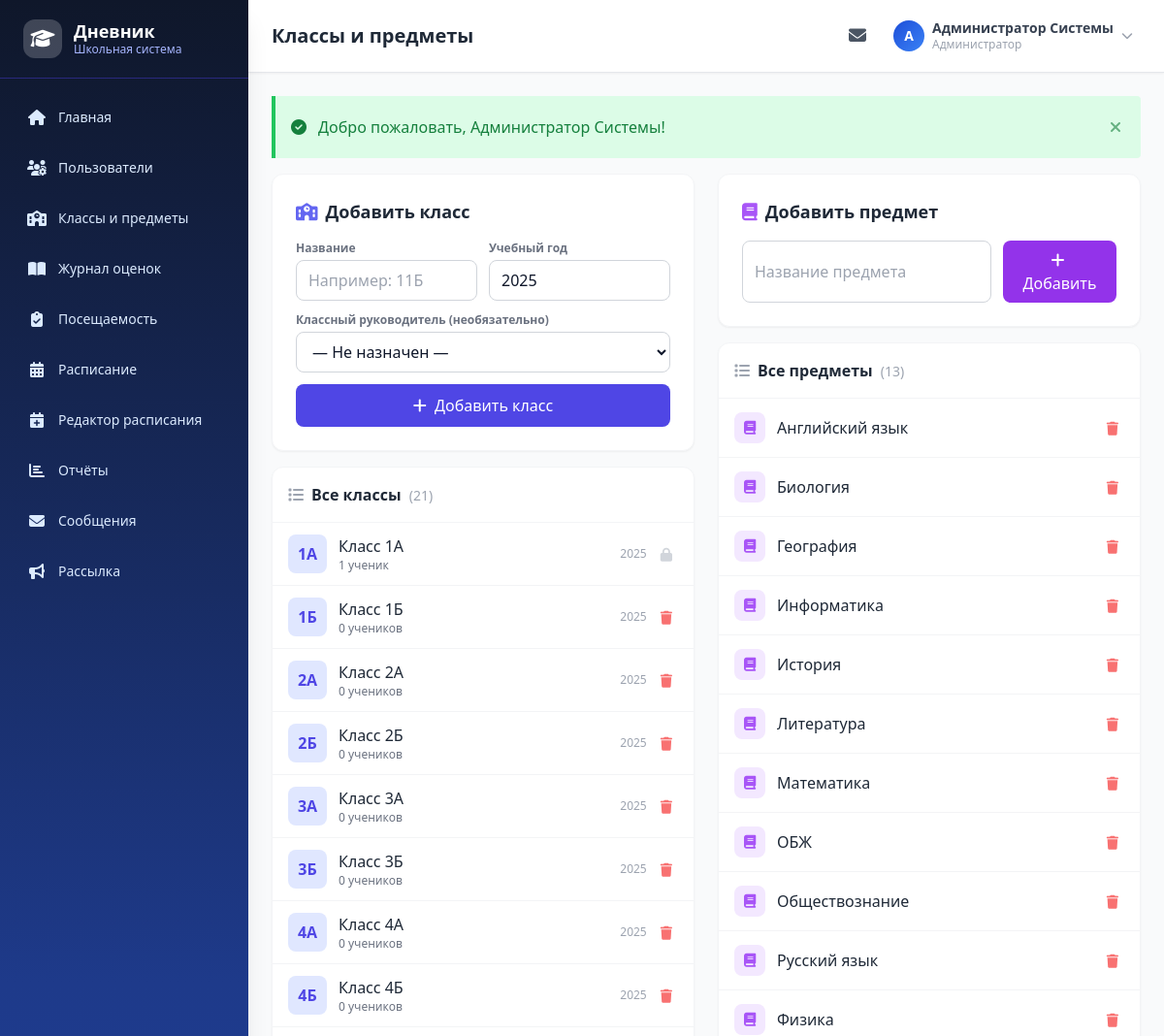
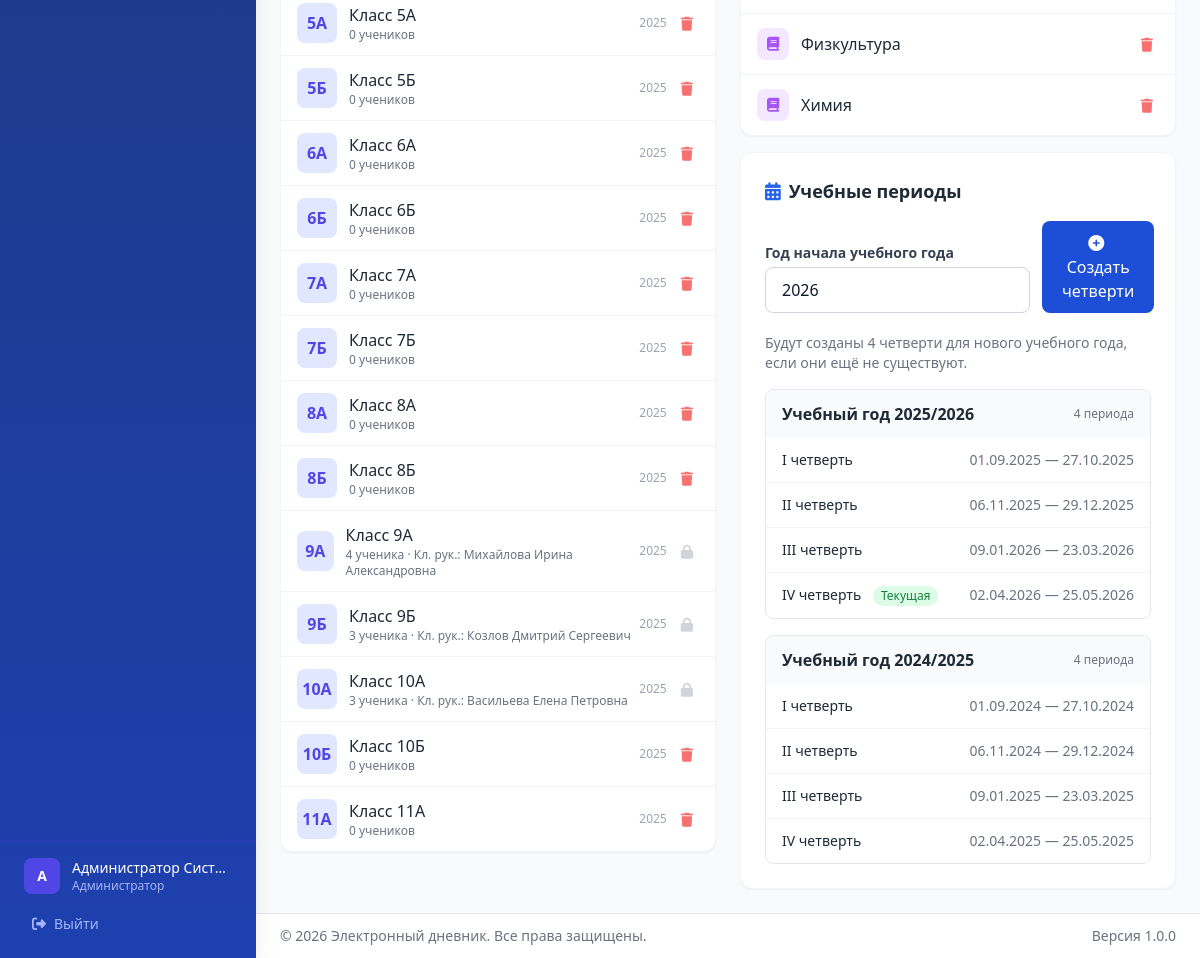
The page /users/classes (signed in) on the database its author committed (2 pictures, top to bottom).
### tables this page shows
CREATE TABLE `classes` (
  `id` int NOT NULL,
  `name` varchar(10) NOT NULL,
  `year` int NOT NULL,
  `class_teacher_id` int DEFAULT NULL
);

CREATE TABLE `subjects` (
  `id` int NOT NULL,
  `name` varchar(100) NOT NULL
);

CREATE TABLE `terms` (
  `id` int NOT NULL,
  `name` varchar(50) NOT NULL,
  `start_date` date NOT NULL,
  `end_date` date NOT NULL,
  `year` int NOT NULL,
  `is_current` tinyint(1) DEFAULT '0'
);

### controllers/UserController.php (called while the page is built, shortened)
<?php
class UserController {
    private $classModel;
    private $subjectModel;
    private $termModel;
    public function __construct() {
        require_once __DIR__ . '/../models/ClassModel.php';
        require_once __DIR__ . '/../models/Subject.php';
        require_once __DIR__ . '/../models/Term.php';
        $this->classModel = new ClassModel();
        $this->subjectModel = new Subject();
        $this->termModel = new Term();
    }
    public function classes() {
$classes = $this->classModel->getAll();
$subjects = $this->subjectModel->getAll();
$terms = $this->termModel->getAll();
$availableYears = $this->termModel->getAvailableYears();
require __DIR__ . '/../views/layout/header.php';
require __DIR__ . '/../views/users/classes.php';
require __DIR__ . '/../views/layout/footer.php';
    }
}

### config/database.php (called while the page is built, shortened)
<?php
function getDB() {
    static $pdo = null;
    if ($pdo === null) {
        $dsn = sprintf(
            'mysql:host=%s;port=%s;dbname=%s;charset=%s',
            DB_HOST, DB_PORT, DB_NAME, DB_CHARSET
        );
        $options = [
            PDO::ATTR_ERRMODE            => PDO::ERRMODE_EXCEPTION,
            PDO::ATTR_DEFAULT_FETCH_MODE => PDO::FETCH_ASSOC,
            PDO::ATTR_EMULATE_PREPARES   => false,
            PDO::MYSQL_ATTR_INIT_COMMAND => "SET NAMES " . DB_CHARSET,
        ];
        try {
            $pdo = new PDO($dsn, DB_USER, DB_PASS, $options);
        } catch (PDOException $e) {
            if (defined('APP_DEBUG') && APP_DEBUG) {
                die('Ошибка подключения к БД: ' . $e->getMessage());
            } else {
                die('Ошибка подключения к базе данных.');
            }
        }
    }
    return $pdo;
}

### models/ClassModel.php (called while the page is built, shortened)
<?php
class ClassModel {
    private $db;
    public function __construct() {
        $this->db = getDB();
    }
    public function getAll($year = null) {
        $sql = "
            SELECT c.*, u.full_name as teacher_name,
                   (SELECT COUNT(*) FROM students s
                    JOIN users us ON s.user_id = us.id
                    WHERE s.class_id = c.id AND us.is_active = 1) as student_count
            FROM classes c
            LEFT JOIN teachers t ON c.class_teacher_id = t.id
            LEFT JOIN users u ON t.user_id = u.id
        ";
        $params = [];
        $sql .= " ORDER BY CAST(REGEXP_SUBSTR(c.name, '^[0-9]+') AS UNSIGNED) ASC, c.name ASC";
        $stmt = $this->db->prepare($sql);
        $stmt->execute($params);
        return $stmt->fetchAll();
    }
}

### models/Subject.php (called while the page is built, shortened)
<?php
class Subject {
    private $db;
    public function __construct() {
        $this->db = getDB();
    }
    public function getAll() {
        $stmt = $this->db->query("SELECT * FROM subjects ORDER BY name");
        return $stmt->fetchAll();
    }
}

### models/Term.php (called while the page is built, shortened)
<?php
class Term {
    private $db;
    public function __construct() {
        $this->db = getDB();
    }
    public function getAll($year = null) {
        $sql = "SELECT * FROM terms";
        $params = [];
        $sql .= " ORDER BY start_date";
        $stmt = $this->db->prepare($sql);
        $stmt->execute($params);
        return $stmt->fetchAll();
    }
public function getAvailableYears() {
    $stmt = $this->db->query("
        SELECT DISTINCT year
        FROM terms
        ORDER BY year DESC
    ");
    return $stmt->fetchAll(PDO::FETCH_COLUMN);
}
}

### views/users/classes.php (the view, shortened to what this page needs)
<div class="space-y-6">
    <div class="grid grid-cols-1 lg:grid-cols-2 gap-6">
        <div class="space-y-4">
            <div class="bg-white rounded-xl shadow-sm border border-gray-100 p-6">
                <h3 class="text-lg font-bold text-gray-800 mb-4">
                    <i class="fas fa-school text-indigo-500 mr-2"></i>Добавить класс
                </h3>
                <form method="POST" action="<?= url('users/add-class') ?>" class="space-y-3">
                    <div class="grid grid-cols-2 gap-3">
                        <div>
                            <label class="block text-xs font-semibold text-gray-500 mb-1">Название</label>
                            <input type="text" name="class_name" placeholder="Например: 11Б" required
                                   class="w-full px-3 py-2 border border-gray-300 rounded-lg focus:ring-2 focus:ring-indigo-500 outline-none">
                        </div>
                        <div>
                            <label class="block text-xs font-semibold text-gray-500 mb-1">Учебный год</label>
                            <input type="number" name="class_year" value="<?= currentAcademicYear() ?>"
                                   class="w-full px-3 py-2 border border-gray-300 rounded-lg focus:ring-2 focus:ring-indigo-500 outline-none">
                        </div>
                    </div>
                    <div>
                        <label class="block text-xs font-semibold text-gray-500 mb-1">Классный руководитель (необязательно)</label>
                        <select name="class_teacher_id" class="w-full px-3 py-2 border border-gray-300 rounded-lg focus:ring-2 focus:ring-indigo-500 outline-none bg-white">
                            <option value="">— Не назначен —</option>
                        </select>
                    </div>
                    <button type="submit" class="w-full px-4 py-2.5 bg-indigo-600 text-white rounded-lg hover:bg-indigo-700 transition font-medium">
                        <i class="fas fa-plus mr-1"></i> Добавить класс
                    </button>
                </form>
            </div>
            <div class="bg-white rounded-xl shadow-sm border border-gray-100 overflow-hidden">
                <div class="p-4 border-b border-gray-100">
                    <h3 class="font-bold text-gray-800">
                        <i class="fas fa-list text-gray-400 mr-2"></i>Все классы
                        <span class="text-gray-400 font-normal text-sm ml-1">(<?= count($classes) ?>)</span>
                    </h3>
                </div>
                <?php if (!empty($classes)): ?>
                <div class="divide-y divide-gray-100">
                    <?php foreach ($classes as $cls): ?>
                    <div class="flex items-center justify-between px-4 py-3 hover:bg-gray-50 transition">
                        <div class="flex items-center gap-3">
                            <div class="w-10 h-10 bg-indigo-100 rounded-lg flex items-center justify-center font-bold text-indigo-600">
                                <?= e($cls['name']) ?>
                            </div>
                            <div>
                                <p class="font-medium text-gray-800">Класс <?= e($cls['name']) ?></p>
                                <p class="text-xs text-gray-500">
                                    <?= $cls['student_count'] ?> <?= plural($cls['student_count'], 'ученик', 'ученика', 'учеников') ?>
                                    <?php if (!empty($cls['teacher_name'])): ?>
                                        · Кл. рук.: <?= e($cls['teacher_name']) ?>
                                    <?php endif; ?>
                                </p>
                            </div>
                        </div>
                        <div class="flex items-center gap-2">
                            <span class="text-xs text-gray-400"><?= $cls['year'] ?></span>
                            <?php if ($cls['student_count'] == 0): ?>
                            <form method="POST" action="<?= url('users/delete-class/' . $cls['id']) ?>"
                                  onsubmit="return confirm('Удалить класс <?= e($cls['name']) ?>?')">
                                <button type="submit" class="p-1.5 text-red-400 hover:text-red-600 hover:bg-red-50 rounded-lg transition" title="Удалить">
                                    <i class="fas fa-trash text-sm"></i>
                                </button>
                            </form>
                            <?php else: ?>
                            <span class="p-1.5 text-gray-300" title="Нельзя удалить класс с учениками">
                                <i class="fas fa-lock text-sm"></i>
                            </span>
                            <?php endif; ?>
                        </div>
                    </div>
                    <?php endforeach; ?>
                </div>
                <?php endif; ?>
            </div>
        </div>
<div class="space-y-4">
    <div class="bg-white rounded-xl shadow-sm border border-gray-100 p-6">
        <h3 class="text-lg font-bold text-gray-800 mb-4">
            <i class="fas fa-book text-purple-500 mr-2"></i>Добавить предмет
        </h3>
        <form method="POST" action="<?= url('users/add-subject') ?>" class="flex gap-3">
            <input type="text" name="subject_name" placeholder="Название предмета" required
                   class="flex-1 px-3 py-2 border border-gray-300 rounded-lg focus:ring-2 focus:ring-indigo-500 outline-none">
            <button type="submit" class="px-4 py-2 bg-purple-600 text-white rounded-lg hover:bg-purple-700 transition font-medium">
                <i class="fas fa-plus mr-1"></i> Добавить
            </button>
        </form>
    </div>
    <div class="bg-white rounded-xl shadow-sm border border-gray-100 overflow-hidden">
        <div class="p-4 border-b border-gray-100">
            <h3 class="font-bold text-gray-800">
                <i class="fas fa-list text-gray-400 mr-2"></i>Все предметы
                <span class="text-gray-400 font-normal text-sm ml-1">(<?= count($subjects) ?>)</span>
            </h3>
        </div>
        <?php if (!empty($subjects)): ?>
        <div class="divide-y divide-gray-100">
            <?php foreach ($subjects as $subj): ?>
            <div class="flex items-center justify-between px-4 py-3 hover:bg-gray-50 transition">
                <div class="flex items-center gap-3">
                    <div class="w-8 h-8 bg-purple-100 rounded-lg flex items-center justify-center">
                        <i class="fas fa-book text-purple-500 text-sm"></i>
                    </div>
                    <span class="font-medium text-gray-800"><?= e($subj['name']) ?></span>
                </div>
                <form method="POST" action="<?= url('users/delete-subject/' . $subj['id']) ?>"
                      onsubmit="return confirm('Удалить предмет «<?= e($subj['name']) ?>»? Это возможно только если предмет нигде не используется.')">
                    <button type="submit" class="p-1.5 text-red-400 hover:text-red-600 hover:bg-red-50 rounded-lg transition" title="Удалить">
                        <i class="fas fa-trash text-sm"></i>
                    </button>
                </form>
            </div>
            <?php endforeach; ?>
        </div>
        <?php endif; ?>
    </div>
<div class="bg-white rounded-xl shadow-sm border border-gray-100 p-6">
    <h3 class="text-lg font-bold text-gray-800 mb-4">
        <i class="fas fa-calendar-alt text-blue-600 mr-2"></i>Учебные периоды
    </h3>
    <form method="POST" action="<?= url('users/create-terms') ?>" class="flex flex-col sm:flex-row gap-3 items-end mb-5">
        <div>
            <label class="block text-sm font-semibold text-gray-700 mb-1">Год начала учебного года</label>
            <input type="number" name="terms_year" value="<?= currentAcademicYear() + 1 ?>"
                   class="px-4 py-2.5 border border-gray-300 rounded-lg focus:ring-2 focus:ring-indigo-500 outline-none"
                   placeholder="Например 2026">
        </div>
        <button type="submit" class="px-5 py-2.5 bg-blue-700 text-white rounded-lg hover:bg-blue-800 transition font-medium">
            <i class="fas fa-plus-circle mr-1"></i> Создать четверти
        </button>
    </form>
    <p class="text-sm text-gray-500 mb-4">
        Будут созданы 4 четверти для нового учебного года, если они ещё не существуют.
    </p>
    <?php if (!empty($availableYears)): ?>
    <div class="space-y-4">
        <?php foreach ($availableYears as $year): ?>
            <?php
            $yearTerms = array_filter($terms, function($t) use ($year) {
                return (int)$t['year'] === (int)$year;
            });
            ?>
            <div class="border border-gray-200 rounded-lg overflow-hidden">
                <div class="bg-gray-50 px-4 py-3 flex items-center justify-between">
                    <h4 class="font-semibold text-gray-800">
                        Учебный год <?= $year ?>/<?= $year + 1 ?>
                    </h4>
                    <span class="text-xs text-gray-500">
                        <?= count($yearTerms) ?> <?= plural(count($yearTerms), 'период', 'периода', 'периодов') ?>
                    </span>
                </div>
                <?php if (!empty($yearTerms)): ?>
                <div class="divide-y divide-gray-100">
                    <?php foreach ($yearTerms as $term): ?>
                    <div class="px-4 py-3 flex items-center justify-between text-sm">
                        <div>
                            <span class="font-medium text-gray-800"><?= e($term['name']) ?></span>
                            <?php if (!empty($term['is_current'])): ?>
                                <span class="ml-2 inline-flex items-center px-2 py-0.5 rounded-full text-xs bg-green-100 text-green-700">
                                    Текущая
                                </span>
                            <?php endif; ?>
                        </div>
                        <div class="text-gray-500 text-xs sm:text-sm">
                            <?= formatDate($term['start_date']) ?> — <?= formatDate($term['end_date']) ?>
                        </div>
                    </div>
                    <?php endforeach; ?>
                </div>
                <?php else: ?>
                <div class="px-4 py-4 text-sm text-gray-400">Периоды не найдены</div>
                <?php endif; ?>
            </div>
        <?php endforeach; ?>
    </div>
    <?php else: ?>
    <div class="text-sm text-gray-400">
        Учебные периоды пока не созданы.
    </div>
    <?php endif; ?>
</div>
</div>
    </div>
</div>

### assets/css/style.css (style rules this page uses)
:root { --school-bg: #F4F7FB; --school-card: #FFFFFF; --school-border: #DCE3ED; --school-primary-900: #0F2D5C; --school-primary-800: #163B79; --school-primary-700: #1E40AF; --school-primary-600: #1D4ED8; --school-primary-500: #2563EB; --school-primary-100: #DBEAFE; --school-primary-50: #EFF6FF; --school-text: #0F172A; --school-muted: #475569; --school-success: #16A34A; --school-warning: #D97706; --school-danger: #DC2626; }
* { scrollbar-width: thin; scrollbar-color: #c7d2fe #f1f5f9; }
body { background: var(--school-bg); color: var(--school-text); }
main > * { animation: fadeInUp 0.3s ease-out; }
main > *:nth-child(2) { animation-delay: 0.05s; }

### rows shown on the page
classes: name "1А", student_count "1", student_count "ученик", year "2025"
classes: name "1Б", student_count "0", student_count "учеников", year "2025"
classes: name "2А", student_count "0", student_count "учеников", year "2025"
classes: name "2Б", student_count "0", student_count "учеников", year "2025"
classes: name "3А", student_count "0", student_count "учеников", year "2025"
classes: name "3Б", student_count "0", student_count "учеников", year "2025"
classes: name "4А", student_count "0", student_count "учеников", year "2025"
classes: name "4Б", student_count "0", student_count "учеников", year "2025"
classes: name "5А", student_count "0", student_count "учеников", year "2025"
classes: name "5Б", student_count "0", student_count "учеников", year "2025"
classes: name "6А", student_count "0", student_count "учеников", year "2025"
classes: name "6Б", student_count "0", student_count "учеников", year "2025"
classes: name "7А", student_count "0", student_count "учеников", year "2025"
classes: name "7Б", student_count "0", student_count "учеников", year "2025"
classes: name "8А", student_count "0", student_count "учеников", year "2025"
classes: name "8Б", student_count "0", student_count "учеников", year "2025"
classes: name "9А", student_count "4", student_count "ученика", teacher_name "Михайлова Ирина Александровна", year "2025"
classes: name "9Б", student_count "3", student_count "ученика", teacher_name "Козлов Дмитрий Сергеевич", year "2025"
classes: name "10А", student_count "3", student_count "ученика", teacher_name "Васильева Елена Петровна", year "2025"
classes: name "10Б", student_count "0", student_count "учеников", year "2025"
classes: name "11А", student_count "0", student_count "учеников", year "2025"
subjects: name "Английский язык"
subjects: name "Биология"
subjects: name "География"
subjects: name "Информатика"
subjects: name "История"
subjects: name "Литература"
subjects: name "Математика"
subjects: name "ОБЖ"
subjects: name "Обществознание"
subjects: name "Русский язык"
subjects: name "Физика"
subjects: name "Физкультура"
subjects: name "Химия"
terms: name "I четверть", start_date "01.09.2025", end_date "27.10.2025"
terms: name "II четверть", start_date "06.11.2025", end_date "29.12.2025"
terms: name "III четверть", start_date "09.01.2026", end_date "23.03.2026"
terms: name "IV четверть", is_current "Текущая", start_date "02.04.2026", end_date "25.05.2026"
terms: name "I четверть", start_date "01.09.2024", end_date "27.10.2024"
terms: name "II четверть", start_date "06.11.2024", end_date "29.12.2024"
terms: name "III четверть", start_date "09.01.2025", end_date "23.03.2025"
terms: name "IV четверть", start_date "02.04.2025", end_date "25.05.2025"

### other values the page prints
$item['label'] "Главная"
$item['label'] "Пользователи"
$item['label'] "Классы и предметы"
$item['label'] "Журнал оценок"
$item['label'] "Посещаемость"
$item['label'] "Расписание"
$item['label'] "Редактор расписания"
$item['label'] "Отчёты"
$item['label'] "Сообщения"
$item['label'] "Рассылка"
mb_strtoupper(mb_substr($currentUser['full_name'] ?? 'U', 0, 1)) "А"
$currentUser['full_name'] "Администратор Сист…"
$currentUser['role_name'] "Администратор"
$pageTitle "Классы и предметы"
mb_strtoupper(mb_substr($currentUser['full_name'], 0, 1)) "А"
